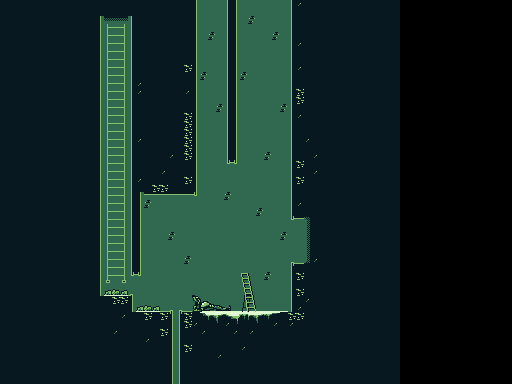

A level layout from a 2D game, rendered from its tile map. Below: a short description, then the map file with tile-grid data replaced by summaries:
An orthogonal 64x48 tile map with 8x8 px tiles, 1 tile layer (Tile Layer 1).

<map version="1.10" tiledversion="1.11.2" orientation="orthogonal" renderorder="right-down" width="64" height="48" tilewidth="8" tileheight="8" infinite="0" nextlayerid="2" nextobjectid="1">
 <tileset firstgid="1" source="tunnels-tileset.tsx" />
 <layer id="1" name="Tile Layer 1" width="64" height="48">
  <data>[3072 cells, 2400 non-empty, 58 distinct tile ids]</data>
 </layer>
</map>
